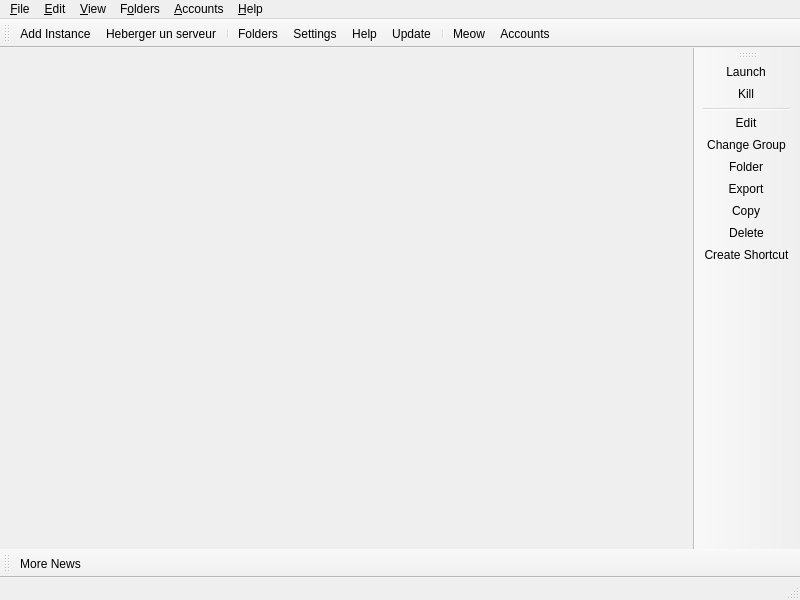
<?xml version="1.0" encoding="UTF-8"?>
<ui version="4.0">
 <class>MainWindow</class>
 <widget class="QMainWindow" name="MainWindow">
  <property name="geometry">
   <rect>
    <x>0</x>
    <y>0</y>
    <width>800</width>
    <height>600</height>
   </rect>
  </property>
  <widget class="QWidget" name="centralWidget">
   <layout class="QHBoxLayout" name="horizontalLayout">
    <property name="spacing">
     <number>0</number>
    </property>
    <property name="leftMargin">
     <number>0</number>
    </property>
    <property name="topMargin">
     <number>0</number>
    </property>
    <property name="rightMargin">
     <number>0</number>
    </property>
    <property name="bottomMargin">
     <number>0</number>
    </property>
   </layout>
  </widget>
  <widget class="QStatusBar" name="statusBar"/>
  <widget class="QToolBar" name="mainToolBar">
   <property name="windowTitle">
    <string>Main Toolbar</string>
   </property>
   <property name="allowedAreas">
    <set>Qt::BottomToolBarArea|Qt::TopToolBarArea</set>
   </property>
   <property name="toolButtonStyle">
    <enum>Qt::ToolButtonTextBesideIcon</enum>
   </property>
   <property name="floatable">
    <bool>false</bool>
   </property>
   <attribute name="toolBarArea">
    <enum>TopToolBarArea</enum>
   </attribute>
   <attribute name="toolBarBreak">
    <bool>false</bool>
   </attribute>
   <addaction name="actionAddInstance"/>
   <addaction name="actionHostServer"/>
   <addaction name="separator"/>
   <addaction name="actionFoldersButton"/>
   <addaction name="actionSettings"/>
   <addaction name="actionHelpButton"/>
   <addaction name="actionCheckUpdate"/>
   <addaction name="separator"/>
   <addaction name="actionCAT"/>
   <addaction name="actionAccountsButton"/>
  </widget>
  <widget class="QToolBar" name="newsToolBar">
   <property name="windowTitle">
    <string>News Toolbar</string>
   </property>
   <property name="allowedAreas">
    <set>Qt::BottomToolBarArea|Qt::TopToolBarArea</set>
   </property>
   <property name="iconSize">
    <size>
     <width>800</width>
     <height>16</height>
    </size>
   </property>
   <property name="toolButtonStyle">
    <enum>Qt::ToolButtonTextBesideIcon</enum>
   </property>
   <property name="floatable">
    <bool>false</bool>
   </property>
   <attribute name="toolBarArea">
    <enum>BottomToolBarArea</enum>
   </attribute>
   <attribute name="toolBarBreak">
    <bool>false</bool>
   </attribute>
   <addaction name="actionMoreNews"/>
  </widget>
  <widget class="WideBar" name="instanceToolBar">
   <property name="windowTitle">
    <string>Instance Toolbar</string>
   </property>
   <property name="allowedAreas">
    <set>Qt::LeftToolBarArea|Qt::RightToolBarArea</set>
   </property>
   <property name="iconSize">
    <size>
     <width>800</width>
     <height>16</height>
    </size>
   </property>
   <property name="toolButtonStyle">
    <enum>Qt::ToolButtonTextBesideIcon</enum>
   </property>
   <property name="floatable">
    <bool>false</bool>
   </property>
   <property name="useDefaultAction" stdset="0">
    <bool>true</bool>
   </property>
   <attribute name="toolBarArea">
    <enum>RightToolBarArea</enum>
   </attribute>
   <attribute name="toolBarBreak">
    <bool>false</bool>
   </attribute>
   <addaction name="actionLaunchInstance"/>
   <addaction name="actionKillInstance"/>
   <addaction name="separator"/>
   <addaction name="actionEditInstance"/>
   <addaction name="actionChangeInstGroup"/>
   <addaction name="actionViewSelectedInstFolder"/>
   <addaction name="actionExportInstance"/>
   <addaction name="actionCopyInstance"/>
   <addaction name="actionDeleteInstance"/>
   <addaction name="actionCreateInstanceShortcut"/>
  </widget>
  <widget class="QMenuBar" name="menuBar">
   <property name="geometry">
    <rect>
     <x>0</x>
     <y>0</y>
     <width>800</width>
     <height>22</height>
    </rect>
   </property>
   <widget class="QMenu" name="fileMenu">
    <property name="title">
     <string>&amp;File</string>
    </property>
    <property name="toolTipsVisible">
     <bool>true</bool>
    </property>
    <addaction name="actionAddInstance"/>
    <addaction name="separator"/>
    <addaction name="actionLaunchInstance"/>
    <addaction name="actionKillInstance"/>
    <addaction name="separator"/>
    <addaction name="actionEditInstance"/>
    <addaction name="actionChangeInstGroup"/>
    <addaction name="actionViewSelectedInstFolder"/>
    <addaction name="actionExportInstance"/>
    <addaction name="actionCopyInstance"/>
    <addaction name="actionDeleteInstance"/>
    <addaction name="actionCreateInstanceShortcut"/>
    <addaction name="separator"/>
    <addaction name="actionSettings"/>
    <addaction name="actionCloseWindow"/>
   </widget>
   <widget class="QMenu" name="editMenu">
    <property name="title">
     <string>&amp;Edit</string>
    </property>
    <property name="toolTipsVisible">
     <bool>true</bool>
    </property>
    <addaction name="actionUndoTrashInstance"/>
   </widget>
   <widget class="QMenu" name="viewMenu">
    <property name="title">
     <string>&amp;View</string>
    </property>
    <property name="toolTipsVisible">
     <bool>true</bool>
    </property>
    <addaction name="actionChangeTheme"/>
    <addaction name="separator"/>
    <addaction name="actionCAT"/>
    <addaction name="actionToggleStatusBar"/>
    <addaction name="actionLockToolbars"/>
    <addaction name="separator"/>
   </widget>
   <widget class="QMenu" name="foldersMenu">
    <property name="title">
     <string>F&amp;olders</string>
    </property>
    <property name="toolTipsVisible">
     <bool>true</bool>
    </property>
    <addaction name="actionViewLauncherRootFolder"/>
    <addaction name="separator"/>
    <addaction name="actionViewInstanceFolder"/>
    <addaction name="actionViewCentralModsFolder"/>
    <addaction name="actionViewSkinsFolder"/>
    <addaction name="actionViewJavaFolder"/>
    <addaction name="separator"/>
    <addaction name="actionViewIconThemeFolder"/>
    <addaction name="actionViewWidgetThemeFolder"/>
    <addaction name="actionViewCatPackFolder"/>
    <addaction name="actionViewIconsFolder"/>
    <addaction name="separator"/>
    <addaction name="actionViewLogsFolder"/>
   </widget>
   <widget class="QMenu" name="accountsMenu">
    <property name="title">
     <string>&amp;Accounts</string>
    </property>
   </widget>
   <widget class="QMenu" name="helpMenu">
    <property name="title">
     <string>&amp;Help</string>
    </property>
    <property name="toolTipsVisible">
     <bool>true</bool>
    </property>
    <addaction name="actionClearMetadata"/>
    <addaction name="actionReportBug"/>
    <addaction name="actionViewLog"/>
    <addaction name="actionAddToPATH"/>
    <addaction name="separator"/>
    <addaction name="actionMATRIX"/>
    <addaction name="actionDISCORD"/>
    <addaction name="actionREDDIT"/>
    <addaction name="separator"/>
    <addaction name="actionMoreNews"/>
    <addaction name="actionCheckUpdate"/>
    <addaction name="actionOpenWiki"/>
    <addaction name="actionAbout"/>
   </widget>
   <addaction name="fileMenu"/>
   <addaction name="editMenu"/>
   <addaction name="viewMenu"/>
   <addaction name="foldersMenu"/>
   <addaction name="accountsMenu"/>
   <addaction name="helpMenu"/>
  </widget>
  <action name="actionMoreNews">
   <property name="icon">
    <iconset theme="news"/>
   </property>
   <property name="text">
    <string>More News...</string>
   </property>
   <property name="toolTip">
    <string>Open the development blog to read more news about %1.</string>
   </property>
  </action>
  <action name="actionCAT">
   <property name="checkable">
    <bool>true</bool>
   </property>
   <property name="icon">
    <iconset theme="cat"/>
   </property>
   <property name="text">
    <string>&amp;Meow</string>
   </property>
   <property name="toolTip">
    <string>It's a fluffy kitty :3</string>
   </property>
  </action>
  <action name="actionToggleStatusBar">
   <property name="checkable">
    <bool>true</bool>
   </property>
   <property name="text">
    <string>Status Bar</string>
   </property>
  </action>
  <action name="actionLockToolbars">
   <property name="checkable">
    <bool>true</bool>
   </property>
   <property name="text">
    <string>Lock Toolbars</string>
   </property>
  </action>
  <action name="actionUndoTrashInstance">
   <property name="enabled">
    <bool>false</bool>
   </property>
   <property name="text">
    <string>&amp;Undo Last Instance Deletion</string>
   </property>
  </action>
  <action name="actionAddInstance">
   <property name="icon">
    <iconset theme="new"/>
   </property>
   <property name="text">
    <string>Add Instanc&amp;e...</string>
   </property>
   <property name="toolTip">
    <string>Add a new instance.</string>
   </property>
  </action>
  <action name="actionHostServer">
   <property name="icon">
    <iconset theme="server"/>
   </property>
   <property name="text">
    <string>Heberger un serveur</string>
   </property>
   <property name="toolTip">
    <string>Creer et lancer un serveur Minecraft local</string>
   </property>
  </action>
  <action name="actionCheckUpdate">
   <property name="icon">
    <iconset theme="checkupdate"/>
   </property>
   <property name="text">
    <string>&amp;Update...</string>
   </property>
   <property name="toolTip">
    <string>Check for new updates for %1.</string>
   </property>
   <property name="menuRole">
    <enum>QAction::ApplicationSpecificRole</enum>
   </property>
  </action>
  <action name="actionSettings">
   <property name="icon">
    <iconset theme="settings"/>
   </property>
   <property name="text">
    <string>Setti&amp;ngs...</string>
   </property>
   <property name="toolTip">
    <string>Change settings.</string>
   </property>
   <property name="menuRole">
    <enum>QAction::PreferencesRole</enum>
   </property>
  </action>
  <action name="actionManageSkins">
   <property name="icon">
    <iconset theme="settings"/>
   </property>
   <property name="text">
    <string>Manage &amp;Skins...</string>
   </property>
  </action>
  <action name="actionManageAccounts">
   <property name="icon">
    <iconset theme="accounts"/>
   </property>
   <property name="text">
    <string>&amp;Manage Accounts...</string>
   </property>
  </action>
  <action name="actionLaunchInstance">
   <property name="icon">
    <iconset theme="launch"/>
   </property>
   <property name="text">
    <string>&amp;Launch</string>
   </property>
   <property name="toolTip">
    <string>Launch the selected instance.</string>
   </property>
  </action>
  <action name="actionKillInstance">
   <property name="icon">
    <iconset theme="status-bad"/>
   </property>
   <property name="text">
    <string>&amp;Kill</string>
   </property>
   <property name="toolTip">
    <string>Kill the running instance.</string>
   </property>
   <property name="shortcut">
    <string>Ctrl+K</string>
   </property>
  </action>
  <action name="actionRenameInstance">
   <property name="icon">
    <iconset theme="rename"/>
   </property>
   <property name="text">
    <string>Rename</string>
   </property>
   <property name="toolTip">
    <string>Rename the selected instance.</string>
   </property>
  </action>
  <action name="actionChangeInstGroup">
   <property name="icon">
    <iconset theme="tag"/>
   </property>
   <property name="text">
    <string>&amp;Change Group...</string>
   </property>
   <property name="toolTip">
    <string>Change the selected instance's group.</string>
   </property>
   <property name="shortcut">
    <string>Ctrl+G</string>
   </property>
  </action>
  <action name="actionChangeInstIcon">
   <property name="text">
    <string>Change Icon</string>
   </property>
   <property name="toolTip">
    <string>Change the selected instance's icon.</string>
   </property>
  </action>
  <action name="actionEditInstance">
   <property name="icon">
    <iconset theme="settings"/>
   </property>
   <property name="text">
    <string>&amp;Edit...</string>
   </property>
   <property name="toolTip">
    <string>Change the instance settings, mods and versions.</string>
   </property>
   <property name="shortcut">
    <string>Ctrl+I</string>
   </property>
  </action>
  <action name="actionViewSelectedInstFolder">
   <property name="icon">
    <iconset theme="viewfolder"/>
   </property>
   <property name="text">
    <string>&amp;Folder</string>
   </property>
   <property name="toolTip">
    <string>Open the selected instance's root folder in a file browser.</string>
   </property>
  </action>
  <action name="actionDeleteInstance">
   <property name="icon">
    <iconset theme="delete"/>
   </property>
   <property name="text">
    <string>Dele&amp;te</string>
   </property>
   <property name="toolTip">
    <string>Delete the selected instance.</string>
   </property>
   <property name="autoRepeat">
    <bool>false</bool>
   </property>
  </action>
  <action name="actionCopyInstance">
   <property name="icon">
    <iconset theme="copy"/>
   </property>
   <property name="text">
    <string>Cop&amp;y...</string>
   </property>
   <property name="toolTip">
    <string>Copy the selected instance.</string>
   </property>
   <property name="shortcut">
    <string>Ctrl+D</string>
   </property>
  </action>
  <action name="actionExportInstance">
   <property name="icon">
    <iconset theme="export"/>
   </property>
   <property name="text">
    <string>E&amp;xport...</string>
   </property>
   <property name="toolTip">
    <string>Export the selected instance to supported formats.</string>
   </property>
  </action>
  <action name="actionExportInstanceZip">
   <property name="icon">
    <iconset theme="launcher"/>
   </property>
   <property name="text">
    <string>Prism Launcher (zip)</string>
   </property>
  </action>
  <action name="actionExportInstanceMrPack">
   <property name="icon">
    <iconset theme="modrinth"/>
   </property>
   <property name="text">
    <string>Modrinth (mrpack)</string>
   </property>
  </action>
  <action name="actionExportInstanceFlamePack">
   <property name="icon">
    <iconset theme="flame"/>
   </property>
   <property name="text">
    <string>CurseForge (zip)</string>
   </property>
  </action>
  <action name="actionCreateInstanceShortcut">
   <property name="icon">
    <iconset theme="shortcut"/>
   </property>
   <property name="text">
    <string>Create Shortcut</string>
   </property>
   <property name="toolTip">
    <string>Creates a shortcut on a selected folder to launch the selected instance.</string>
   </property>
  </action>
  <action name="actionNoAccountsAdded">
   <property name="icon">
    <iconset theme="noaccount"/>
   </property>
   <property name="text">
    <string>No accounts added!</string>
   </property>
  </action>
  <action name="actionNoDefaultAccount">
   <property name="checkable">
    <bool>true</bool>
   </property>
   <property name="icon">
    <iconset theme="noaccount"/>
   </property>
   <property name="text">
    <string>No Default Account</string>
   </property>
   <property name="shortcut">
    <string>Ctrl+0</string>
   </property>
  </action>
  <action name="actionCloseWindow">
   <property name="icon">
    <iconset theme="status-bad"/>
   </property>
   <property name="text">
    <string>Close &amp;Window</string>
   </property>
   <property name="toolTip">
    <string>Close the current window</string>
   </property>
   <property name="menuRole">
    <enum>QAction::MenuRole::NoRole</enum>
   </property>
  </action>
  <action name="actionViewInstanceFolder">
   <property name="icon">
    <iconset theme="viewfolder"/>
   </property>
   <property name="text">
    <string>&amp;Instances</string>
   </property>
   <property name="toolTip">
    <string>Open the instances folder in a file browser.</string>
   </property>
  </action>
  <action name="actionViewLauncherRootFolder">
   <property name="icon">
    <iconset theme="viewfolder"/>
   </property>
   <property name="text">
    <string>Launcher &amp;Root</string>
   </property>
   <property name="toolTip">
    <string>Open the launcher's root folder in a file browser.</string>
   </property>
  </action>
  <action name="actionViewCentralModsFolder">
   <property name="icon">
    <iconset theme="centralmods"/>
   </property>
   <property name="text">
    <string>&amp;Central Mods</string>
   </property>
   <property name="toolTip">
    <string>Open the central mods folder in a file browser.</string>
   </property>
  </action>
  <action name="actionViewSkinsFolder">
   <property name="icon">
    <iconset theme="viewfolder"/>
   </property>
   <property name="text">
    <string>&amp;Skins</string>
   </property>
   <property name="toolTip">
    <string>Open the skins folder in a file browser.</string>
   </property>
  </action>
  <action name="actionViewIconsFolder">
   <property name="icon">
    <iconset theme="viewfolder"/>
   </property>
   <property name="text">
    <string>Instance Icons</string>
   </property>
   <property name="toolTip">
    <string>Open the instance icons folder in a file browser.</string>
   </property>
  </action>
  <action name="actionViewLogsFolder">
   <property name="icon">
    <iconset theme="viewfolder"/>
   </property>
   <property name="text">
    <string>Logs</string>
   </property>
   <property name="toolTip">
    <string>Open the logs folder in a file browser.</string>
   </property>
  </action>
  <action name="actionChangeTheme">
   <property name="text">
    <string>Themes</string>
   </property>
  </action>
  <action name="actionReportBug">
   <property name="icon">
    <iconset theme="bug"/>
   </property>
   <property name="text">
    <string>Report a Bug or Suggest a Feature</string>
   </property>
   <property name="toolTip">
    <string>Open the bug tracker to report a bug with %1.</string>
   </property>
  </action>
  <action name="actionDISCORD">
   <property name="icon">
    <iconset theme="discord"/>
   </property>
   <property name="text">
    <string>&amp;Discord Guild</string>
   </property>
   <property name="toolTip">
    <string>Open %1 Discord guild.</string>
   </property>
  </action>
  <action name="actionMATRIX">
   <property name="icon">
    <iconset theme="matrix"/>
   </property>
   <property name="text">
    <string>&amp;Matrix Space</string>
   </property>
   <property name="toolTip">
    <string>Open %1 Matrix space.</string>
   </property>
  </action>
  <action name="actionREDDIT">
   <property name="icon">
    <iconset theme="reddit-alien"/>
   </property>
   <property name="text">
    <string>Sub&amp;reddit</string>
   </property>
   <property name="toolTip">
    <string>Open %1 subreddit.</string>
   </property>
  </action>
  <action name="actionAbout">
   <property name="icon">
    <iconset theme="about"/>
   </property>
   <property name="text">
    <string>&amp;About %1</string>
   </property>
   <property name="toolTip">
    <string>View information about %1.</string>
   </property>
   <property name="menuRole">
    <enum>QAction::AboutRole</enum>
   </property>
  </action>
  <action name="actionClearMetadata">
   <property name="icon">
    <iconset theme="refresh"/>
   </property>
   <property name="text">
    <string>&amp;Clear Metadata Cache</string>
   </property>
   <property name="toolTip">
    <string>Clear cached metadata</string>
   </property>
  </action>
  <action name="actionViewLog">
   <property name="icon">
    <iconset theme="log">
     <normaloff>.</normaloff>.</iconset>
   </property>
   <property name="text">
    <string>View logs</string>
   </property>
   <property name="toolTip">
    <string>View current and previous launcher logs</string>
   </property>
  </action>
  <action name="actionAddToPATH">
   <property name="icon">
    <iconset theme="custom-commands"/>
   </property>
   <property name="text">
    <string>Install to &amp;PATH</string>
   </property>
   <property name="toolTip">
    <string>Install a %1 symlink to /usr/local/bin</string>
   </property>
  </action>
  <action name="actionFoldersButton">
   <property name="icon">
    <iconset theme="viewfolder"/>
   </property>
   <property name="text">
    <string>Folders</string>
   </property>
   <property name="toolTip">
    <string>Open one of the folders shared between instances.</string>
   </property>
  </action>
  <action name="actionHelpButton">
   <property name="icon">
    <iconset theme="help"/>
   </property>
   <property name="text">
    <string>Help</string>
   </property>
   <property name="toolTip">
    <string>Get help with %1 or Minecraft.</string>
   </property>
  </action>
  <action name="actionAccountsButton">
   <property name="icon">
    <iconset theme="noaccount"/>
   </property>
   <property name="text">
    <string>Accounts</string>
   </property>
  </action>
  <action name="actionOpenWiki">
   <property name="icon">
    <iconset theme="help"/>
   </property>
   <property name="text">
    <string>%1 &amp;Wiki</string>
   </property>
   <property name="toolTip">
    <string>Open the %1 wiki</string>
   </property>
  </action>
  <action name="actionViewWidgetThemeFolder">
   <property name="icon">
    <iconset theme="viewfolder"/>
   </property>
   <property name="text">
    <string>&amp;Widget Themes</string>
   </property>
   <property name="toolTip">
    <string>Open the widget themes folder in a file browser.</string>
   </property>
  </action>
  <action name="actionViewIconThemeFolder">
   <property name="icon">
    <iconset theme="viewfolder"/>
   </property>
   <property name="text">
    <string>I&amp;con Theme</string>
   </property>
   <property name="toolTip">
    <string>Open the icon theme folder in a file browser.</string>
   </property>
  </action>
  <action name="actionViewCatPackFolder">
   <property name="icon">
    <iconset theme="viewfolder"/>
   </property>
   <property name="text">
    <string>Cat Packs</string>
   </property>
   <property name="toolTip">
    <string>Open the cat packs folder in a file browser.</string>
   </property>
  </action>
  <action name="actionViewJavaFolder">
   <property name="icon">
    <iconset theme="viewfolder"/>
   </property>
   <property name="text">
    <string>Java</string>
   </property>
   <property name="toolTip">
    <string>Open the Java folder in a file browser. Only available if the built-in Java downloader is used.</string>
   </property>
  </action>
 </widget>
 <customwidgets>
  <customwidget>
   <class>WideBar</class>
   <extends>QToolBar</extends>
   <header>ui/widgets/WideBar.h</header>
  </customwidget>
 </customwidgets>
 <resources/>
 <connections/>
</ui>
